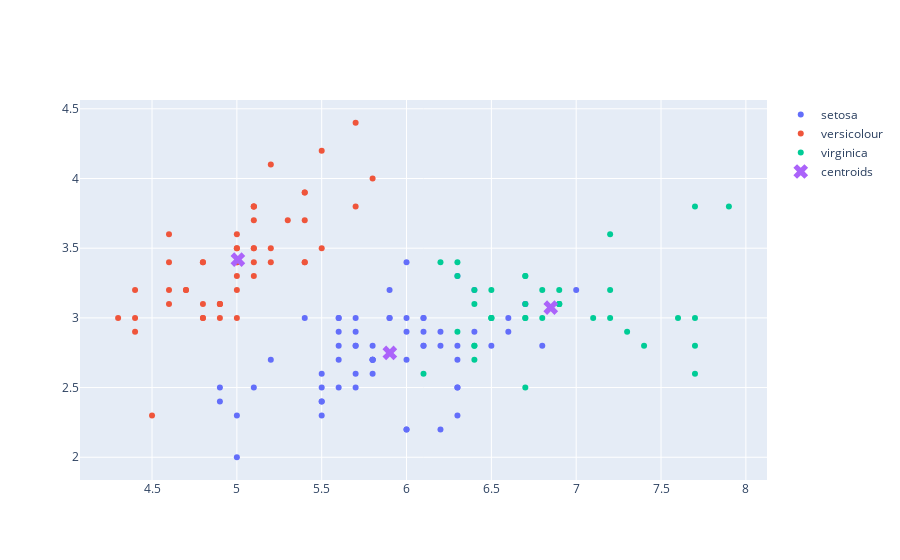

Here is the notebook cell this chart was saved with:
### Markdown cell above
### viz

### Code cell
fig = go.Figure()

# add points
fig.add_trace(
    go.Scatter(x=x[points == 0, 0], y=x[points == 0, 1], mode="markers", name="setosa")
)
fig.add_trace(
    go.Scatter(x=x[points == 1, 0], y=x[points == 1, 1], mode="markers", name="versicolour")
)
fig.add_trace(
    go.Scatter(x=x[points == 2, 0], y=x[points == 2, 1], mode="markers", name="virginica")
)

# add centroids
fig.add_trace(
    go.Scatter(x=centroids[:, 0], y=centroids[:, 1], mode="markers", marker_symbol=4, marker_size=13, name="centroids")
)

fig.show()

### Figure 1 — Plotly figure (JSON) as saved in the notebook; plotly's stock layout.template omitted (floating-point values rounded to 4 significant figures)
{"data": [{"mode": "markers", "name": "setosa", "type": "scatter", "x": [7.0, 6.4, 5.5, 6.5, 5.7, 6.3, 4.9, 6.6, 5.2, 5.0, 5.9, 6.0, 6.1, 5.6, 6.7, 5.6, 5.8, 6.2, 5.6, 5.9, 6.1, 6.3, 6.1, 6.4, 6.6, 6.8, 6.0, 5.7, 5.5, 5.5, 5.8, 6.0, 5.4, 6.0, 6.7, 6.3, 5.6, 5.5, 5.5, 6.1, 5.8, 5.0, 5.6, 5.7, 5.7, 6.2, 5.1, 5.7, 5.8, 4.9, 5.7, 5.8, 6.0, 5.6, 6.3, 6.2, 6.1, 6.3, 6.0, 5.8, 6.3, 5.9], "y": [3.2, 3.2, 2.3, 2.8, 2.8, 3.3, 2.4, 2.9, 2.7, 2.0, 3.0, 2.2, 2.9, 2.9, 3.1, 3.0, 2.7, 2.2, 2.5, 3.2, 2.8, 2.5, 2.8, 2.9, 3.0, 2.8, 2.9, 2.6, 2.4, 2.4, 2.7, 2.7, 3.0, 3.4, 3.1, 2.3, 3.0, 2.5, 2.6, 3.0, 2.6, 2.3, 2.7, 3.0, 2.9, 2.9, 2.5, 2.8, 2.7, 2.5, 2.5, 2.8, 2.2, 2.8, 2.7, 2.8, 3.0, 2.8, 3.0, 2.7, 2.5, 3.0]}, {"mode": "markers", "name": "versicolour", "type": "scatter", "x": [5.1, 4.9, 4.7, 4.6, 5.0, 5.4, 4.6, 5.0, 4.4, 4.9, 5.4, 4.8, 4.8, 4.3, 5.8, 5.7, 5.4, 5.1, 5.7, 5.1, 5.4, 5.1, 4.6, 5.1, 4.8, 5.0, 5.0, 5.2, 5.2, 4.7, 4.8, 5.4, 5.2, 5.5, 4.9, 5.0, 5.5, 4.9, 4.4, 5.1, 5.0, 4.5, 4.4, 5.0, 5.1, 4.8, 5.1, 4.6, 5.3, 5.0], "y": [3.5, 3.0, 3.2, 3.1, 3.6, 3.9, 3.4, 3.4, 2.9, 3.1, 3.7, 3.4, 3.0, 3.0, 4.0, 4.4, 3.9, 3.5, 3.8, 3.8, 3.4, 3.7, 3.6, 3.3, 3.4, 3.0, 3.4, 3.5, 3.4, 3.2, 3.1, 3.4, 4.1, 4.2, 3.1, 3.2, 3.5, 3.1, 3.0, 3.4, 3.5, 2.3, 3.2, 3.5, 3.8, 3.0, 3.8, 3.2, 3.7, 3.3]}, {"mode": "markers", "name": "virginica", "type": "scatter", "x": [6.9, 6.7, 6.3, 7.1, 6.3, 6.5, 7.6, 7.3, 6.7, 7.2, 6.5, 6.4, 6.8, 6.4, 6.5, 7.7, 7.7, 6.9, 7.7, 6.7, 7.2, 6.4, 7.2, 7.4, 7.9, 6.4, 6.1, 7.7, 6.3, 6.4, 6.9, 6.7, 6.9, 6.8, 6.7, 6.7, 6.5, 6.2], "y": [3.1, 3.0, 3.3, 3.0, 2.9, 3.0, 3.0, 2.9, 2.5, 3.6, 3.2, 2.7, 3.0, 3.2, 3.0, 3.8, 2.6, 3.2, 2.8, 3.3, 3.2, 2.8, 3.0, 2.8, 3.8, 2.8, 2.6, 3.0, 3.4, 3.1, 3.1, 3.1, 3.1, 3.2, 3.3, 3.0, 3.0, 3.4]}, {"marker": {"size": 13, "symbol": 4}, "mode": "markers", "name": "centroids", "type": "scatter", "x": [5.902, 5.006, 6.85], "y": [2.748, 3.418, 3.074]}], "layout": {}}
